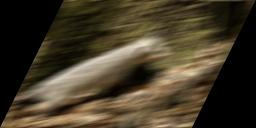
#> input picture images/bad_lab_3.jpg, 256 x 128 px
$ jupyter execute --allow-errors lab3.ipynb   (shell and % lines are left out)
#> lines starting #> are read from the running program, lines starting #| are printed output that depends on the picture
# Лабораторная работа 3
> Выполнена студентом: **Гусаровым А.С. 22ВВИм2**

Цель лабораторной работы:
1. Метрики качества.
2. Фильтрация изображений
3. Линейная фильтрация изображений в пространственной области.
4. Линейная фильтрация изображений в частотной области

## Фильтрация изображений в частотной области
### Импорт библиотек

[cell 1]
import sys
sys.path.append('../')
import matplotlib.pyplot as plt
import cv2 as cv
import numpy as np
from utility import util

### Вспомогательные функции

[cell 2]
# Функция для обработки изображения с FFT
# [57 lines left out: functions process_image, display_images, not called in this run]

### Фильтрация

[cell 3]
# Загрузка изображения
image = cv.imread('../images/lenna.png')
#> (the rest of this cell did not finish here and is left out)

## Индивидуальное задание. Восстановление изображения.

[cell 4]
image_bad = cv.cvtColor(cv.imread('../images/bad_lab_3.jpg'), cv.COLOR_BGR2RGB)

x_warp = 65

src = np.array([[x_warp, 0], [image_bad.shape[1], 0], (image_bad.shape[1] - x_warp, image_bad.shape[0])], dtype='float32')
#> src = [[65, 0], [256, 0], [191, 128]]
dst = np.array([[0, 0], [image_bad.shape[1], 0], (image_bad.shape[1], image_bad.shape[0])], dtype='float32')
#> dst = [[0, 0], [256, 0], [256, 128]]

transformation = cv.getAffineTransform(src, dst)
#> transformation = [[1.34, 0.681, -87.12], [0, 1, 0]]
new_img = cv.warpAffine(image_bad, transformation, image_bad.shape[1::-1])
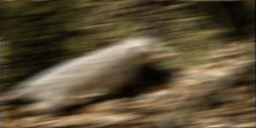
#> new_img: shape (128, 256, 3); mean R, G, B 91.9, 78.7, 54.3

plt.imshow(new_img)

## Инверсия по одному каналу

[cell 5]
import cv2 as cv
import matplotlib.pyplot as plt


image_bad2 = cv.imread('../images/bad_lab_3_1.jpg', cv.COLOR_BGR2GRAY)
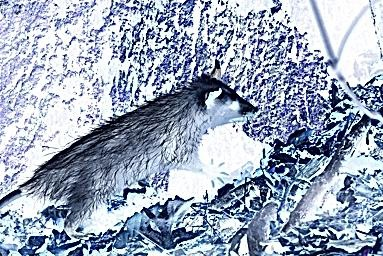
#> input picture images/bad_lab_3_1.jpg, 383 x 256 px
#> image_bad2 is the input picture: shape (256, 383, 3); mean B, G, R 184.2, 166.9, 155.5
lut = lambda i: 255 - i
invert_image = lut(image_bad2)
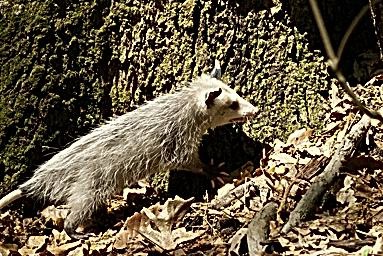
#> invert_image: shape (256, 383, 3); mean B, G, R 70.8, 88.1, 99.5
plt.axis('off')
plt.imshow(invert_image)

## Инверсия по трём каналам

[cell 6]
import cv2 as cv
import numpy as np
import matplotlib.pyplot as plt

image_bad2 = cv.cvtColor(cv.imread('../images/bad_lab_3_1.jpg'), cv.COLOR_BGR2RGB)

lut = np.array([255 - i for i in range(256)], dtype=np.uint8)
invert_image = cv.LUT(image_bad2, lut)

plt.axis('off')
plt.imshow(invert_image)
plt.show()
